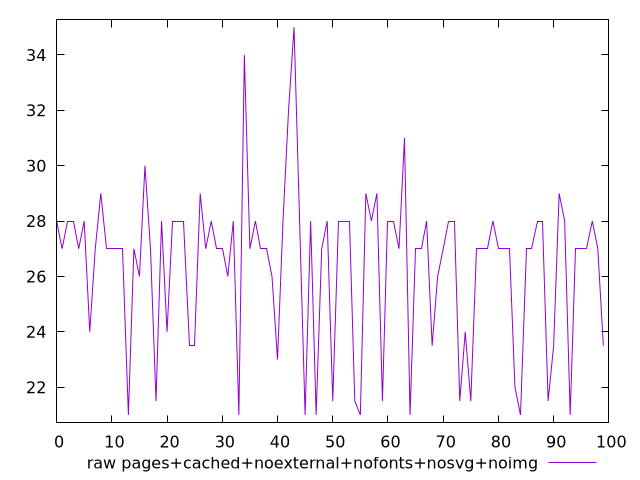

The script that saved this image:
$_rawPagesCachedNoexternalNofontsNosvgNoimg <<EOF
28
27
28
28
27
28
24
27
29
27
27
27
27
21
27
26
30
27
21.5
28
24
28
28
28
23.5
23.5
29
27
28
27
27
26
28
21
34
27
28
27
27
26
23
28
32
35
28
21
28
21
27
28
21.5
28
28
28
21.5
21
29
28
29
21.5
28
28
27
31
21
27
27
28
23.5
26
27
28
28
21.5
24
21.5
27
27
27
28
27
27
27
22
21
27
27
28
28
21.5
23.5
29
28
21
27
27
27
28
27
23.5
EOF
set key outside below
set terminal pngcairo
set output "report_00005_2020-11-02T22-26-11.212Z/max-potential-fid/pages+cached+noexternal+nofonts+nosvg+noimg//raw.png"
set yrange [20.72:35.28]
plot $_rawPagesCachedNoexternalNofontsNosvgNoimg title "raw pages+cached+noexternal+nofonts+nosvg+noimg" with line ,
